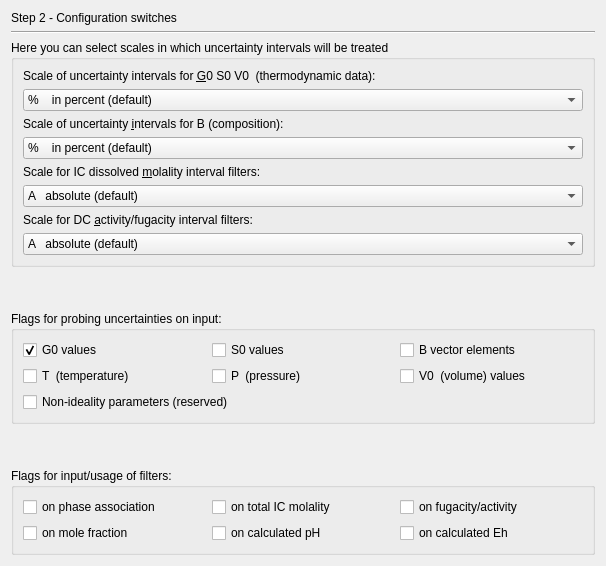
     <widget class="QWidget" name="page_2" >
      <property name="geometry" >
       <rect>
        <x>0</x>
        <y>0</y>
        <width>606</width>
        <height>566</height>
       </rect>
      </property>
      <layout class="QGridLayout" >
       <item row="0" column="0" >
        <widget class="QLabel" name="label" >
         <property name="sizePolicy" >
          <sizepolicy vsizetype="Fixed" hsizetype="Preferred" >
           <horstretch>0</horstretch>
           <verstretch>0</verstretch>
          </sizepolicy>
         </property>
         <property name="text" >
          <string>Step 2 - Configuration switches</string>
         </property>
        </widget>
       </item>
       <item row="1" column="0" >
        <widget class="Line" name="line_2" >
         <property name="orientation" >
          <enum>Qt::Horizontal</enum>
         </property>
        </widget>
       </item>
       <item row="2" column="0" >
        <widget class="QGroupBox" name="groupBox_2" >
         <property name="sizePolicy" >
          <sizepolicy vsizetype="Minimum" hsizetype="Minimum" >
           <horstretch>0</horstretch>
           <verstretch>0</verstretch>
          </sizepolicy>
         </property>
         <property name="title" >
          <string>Here you can select scales in which uncertainty intervals will be treated</string>
         </property>
         <layout class="QVBoxLayout" >
          <item>
           <widget class="QLabel" name="AC_modeLabel_2_2" >
            <property name="frameShape" >
             <enum>QFrame::NoFrame</enum>
            </property>
            <property name="frameShadow" >
             <enum>QFrame::Plain</enum>
            </property>
            <property name="text" >
             <string>Scale of uncertainty intervals for &amp;G0 S0 V0  (thermodynamic data):</string>
            </property>
            <property name="alignment" >
             <set>Qt::AlignBottom</set>
            </property>
            <property name="wordWrap" >
             <bool>true</bool>
            </property>
            <property name="buddy" >
             <cstring>p_PsUnInt</cstring>
            </property>
           </widget>
          </item>
          <item>
           <widget class="QComboBox" name="p_PsUnInt" >
            <item>
             <property name="text" >
              <string>%    in percent (default)</string>
             </property>
            </item>
            <item>
             <property name="text" >
              <string>0    in percent (as %)</string>
             </property>
            </item>
            <item>
             <property name="text" >
              <string>A     absolute value</string>
             </property>
            </item>
            <item>
             <property name="text" >
              <string>1   Absolute value (as A)</string>
             </property>
            </item>
           </widget>
          </item>
          <item>
           <widget class="QLabel" name="DcEqModeLabel_2_2" >
            <property name="frameShape" >
             <enum>QFrame::NoFrame</enum>
            </property>
            <property name="frameShadow" >
             <enum>QFrame::Plain</enum>
            </property>
            <property name="text" >
             <string>Scale of uncertainty &amp;intervals for B (composition):</string>
            </property>
            <property name="alignment" >
             <set>Qt::AlignBottom</set>
            </property>
            <property name="wordWrap" >
             <bool>true</bool>
            </property>
            <property name="buddy" >
             <cstring>p_PsUnInB</cstring>
            </property>
           </widget>
          </item>
          <item>
           <widget class="QComboBox" name="p_PsUnInB" >
            <item>
             <property name="text" >
              <string>%    in percent (default)</string>
             </property>
            </item>
            <item>
             <property name="text" >
              <string>0    in percent (as %)</string>
             </property>
            </item>
            <item>
             <property name="text" >
              <string>A     absolute value</string>
             </property>
            </item>
            <item>
             <property name="text" >
              <string>1   Absolute value (as A)</string>
             </property>
            </item>
           </widget>
          </item>
          <item>
           <widget class="QLabel" name="DcEqModeLabel_2_2_2_2" >
            <property name="frameShape" >
             <enum>QFrame::NoFrame</enum>
            </property>
            <property name="frameShadow" >
             <enum>QFrame::Plain</enum>
            </property>
            <property name="text" >
             <string>Scale for IC dissolved &amp;molality interval filters:</string>
            </property>
            <property name="alignment" >
             <set>Qt::AlignBottom</set>
            </property>
            <property name="wordWrap" >
             <bool>true</bool>
            </property>
            <property name="buddy" >
             <cstring>p_PsUnFltI</cstring>
            </property>
           </widget>
          </item>
          <item>
           <widget class="QComboBox" name="p_PsUnFltI" >
            <property name="currentIndex" >
             <number>0</number>
            </property>
            <item>
             <property name="text" >
              <string>A   absolute (default)</string>
             </property>
            </item>
            <item>
             <property name="text" >
              <string>L    logarithmic (decimal) </string>
             </property>
            </item>
           </widget>
          </item>
          <item>
           <widget class="QLabel" name="DcEqModeLabel_2_2_2" >
            <property name="frameShape" >
             <enum>QFrame::NoFrame</enum>
            </property>
            <property name="frameShadow" >
             <enum>QFrame::Plain</enum>
            </property>
            <property name="text" >
             <string>Scale for DC &amp;activity/fugacity interval filters:</string>
            </property>
            <property name="alignment" >
             <set>Qt::AlignBottom</set>
            </property>
            <property name="wordWrap" >
             <bool>true</bool>
            </property>
            <property name="buddy" >
             <cstring>p_PsUnFltD</cstring>
            </property>
           </widget>
          </item>
          <item>
           <widget class="QComboBox" name="p_PsUnFltD" >
            <property name="currentIndex" >
             <number>0</number>
            </property>
            <item>
             <property name="text" >
              <string>A   absolute (default)</string>
             </property>
            </item>
            <item>
             <property name="text" >
              <string>L    logarithmic (decimal) </string>
             </property>
            </item>
            <item>
             <property name="text" >
              <string>C    mole fraction</string>
             </property>
            </item>
           </widget>
          </item>
         </layout>
        </widget>
       </item>
       <item row="3" column="0" >
        <spacer>
         <property name="orientation" >
          <enum>Qt::Vertical</enum>
         </property>
         <property name="sizeHint" stdset="0" >
          <size>
           <width>20</width>
           <height>16</height>
          </size>
         </property>
        </spacer>
       </item>
       <item row="4" column="0" >
        <widget class="QGroupBox" name="groupBox_3" >
         <property name="sizePolicy" >
          <sizepolicy vsizetype="Minimum" hsizetype="Minimum" >
           <horstretch>0</horstretch>
           <verstretch>0</verstretch>
          </sizepolicy>
         </property>
         <property name="title" >
          <string>Flags for probing uncertainties on input:</string>
         </property>
         <layout class="QGridLayout" >
          <item row="0" column="0" >
           <widget class="QCheckBox" name="c_PsGen1" >
            <property name="text" >
             <string>G0 values</string>
            </property>
            <property name="checked" >
             <bool>true</bool>
            </property>
           </widget>
          </item>
          <item row="0" column="1" >
           <widget class="QCheckBox" name="c_PsGen2" >
            <property name="text" >
             <string>S0 values</string>
            </property>
           </widget>
          </item>
          <item row="0" column="2" >
           <widget class="QCheckBox" name="c_PsGen3" >
            <property name="text" >
             <string>B vector elements</string>
            </property>
           </widget>
          </item>
          <item row="1" column="0" >
           <widget class="QCheckBox" name="c_PsGen4" >
            <property name="text" >
             <string>T  (temperature)</string>
            </property>
           </widget>
          </item>
          <item row="1" column="1" >
           <widget class="QCheckBox" name="c_PsGen5" >
            <property name="text" >
             <string>P  (pressure)</string>
            </property>
           </widget>
          </item>
          <item row="1" column="2" >
           <widget class="QCheckBox" name="c_PsGen6" >
            <property name="text" >
             <string>V0  (volume) values</string>
            </property>
           </widget>
          </item>
          <item row="2" column="0" colspan="3" >
           <widget class="QCheckBox" name="c_PsGen7" >
            <property name="text" >
             <string>Non-ideality parameters (reserved)</string>
            </property>
           </widget>
          </item>
         </layout>
        </widget>
       </item>
       <item row="5" column="0" >
        <spacer>
         <property name="orientation" >
          <enum>Qt::Vertical</enum>
         </property>
         <property name="sizeHint" stdset="0" >
          <size>
           <width>20</width>
           <height>21</height>
          </size>
         </property>
        </spacer>
       </item>
       <item row="6" column="0" >
        <widget class="QGroupBox" name="groupBox_8" >
         <property name="title" >
          <string>Flags for input/usage of filters:</string>
         </property>
         <layout class="QGridLayout" >
          <item row="0" column="0" >
           <widget class="QCheckBox" name="c_Pa_f1" >
            <property name="text" >
             <string>on phase association</string>
            </property>
           </widget>
          </item>
          <item row="0" column="1" >
           <widget class="QCheckBox" name="c_Pa_f2" >
            <property name="text" >
             <string>on total IC molality</string>
            </property>
           </widget>
          </item>
          <item row="0" column="2" >
           <widget class="QCheckBox" name="c_Pa_f3" >
            <property name="text" >
             <string>on fugacity/activity</string>
            </property>
           </widget>
          </item>
          <item row="1" column="0" >
           <widget class="QCheckBox" name="c_Pa_f4" >
            <property name="text" >
             <string>on mole fraction</string>
            </property>
           </widget>
          </item>
          <item row="1" column="1" >
           <widget class="QCheckBox" name="c_Pa_f5" >
            <property name="text" >
             <string>on calculated pH</string>
            </property>
           </widget>
          </item>
          <item row="1" column="2" >
           <widget class="QCheckBox" name="c_Pa_f6" >
            <property name="text" >
             <string>on calculated Eh</string>
            </property>
           </widget>
          </item>
         </layout>
        </widget>
       </item>
      </layout>
     </widget>
